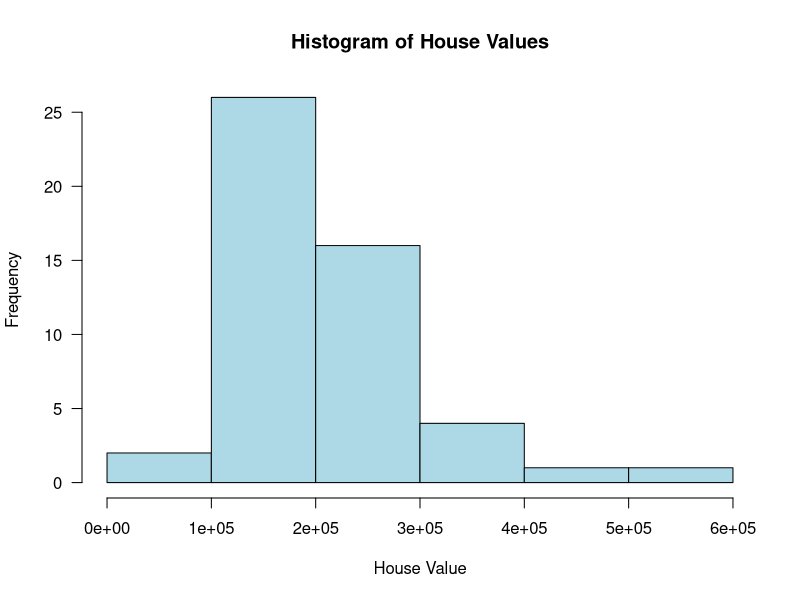

This chart was generated by the following R code:
## ---- chunk 1
library(readxl)
## ---- chunk 2
myData <- read_excel("../data/Ch2_Q36_Data_File.xlsx")
View(myData)
## ---- chunk 3
grouped <- cut(myData$x1,
    breaks = quantile(myData$x1, probs = c(0, 1/3, 2/3, 1)),
    labels = c(1, 2, 3),
    include.lowest = TRUE
)

sum(grouped == 1) # 11 is correct!
## ---- chunk 4
grouped <- cut(myData$x2,
    breaks = 3,
    labels = c(1, 2, 3),
    include.lowest = TRUE
)

sum(grouped == 2) # 13 is correct!
## ---- chunk 5
grouped <- cut(myData$x3,
               breaks = c(-Inf, 50000, 100000, Inf),
               labels = c(1, 2, 3),
               include.lowest = TRUE,
               right = FALSE)

sum(grouped == 1) # 8 is correct
## ---- chunk 6
myData <- read_excel("../data/Ch2_Q53_Data_File.xlsx")
View(myData)
## ---- chunk 7
myData$x1_score <- as.numeric(factor(myData$x1, levels = c("S", "M", "L")))

sum(myData$x1_score == 3) # 22 is correct
## ---- chunk 8
# Step 1: Find the frequency of each category
freq_table <- table(myData$x3)
freq_table

# Step 2: Identify the two least-frequent categories
least_frequent <- names(sort(freq_table)[1:2])
least_frequent

# Step 3: Create new variable with combined category
myData$x3_combined <- as.character(myData$x3)
myData$x3_combined[myData$x3_combined %in% least_frequent] <- "E"

# Step 4: Count observations in category E
sum(myData$x3_combined == "E") # 15 is correct
## ---- chunk 9
myData <- read_excel("../data/Ch4_Q7_Data_File.xlsx")
View(myData)
## ---- chunk 10
freq_table <- table(myData$Quality)
freq_table
## ---- chunk 11
myData <- read_excel("../data/Ch4_Q19_Data_File.xlsx")
View(myData)
## ---- chunk 12
# Create bins with specified intervals
myData$House_Value_bins <- cut(myData$House_Value,
                               breaks = c(0, 100000, 200000, 300000, 400000, 500000, 600000),
                               labels = c("0-100k", "100k-200k", "200k-300k", 
                                           "300k-400k", "400k-500k", "500k-600k"),
                               include.lowest = FALSE,
                               right = TRUE)

# Create frequency distribution
freq_dist <- table(myData$House_Value_bins)
freq_dist
## ---- chunk 13
# Create histogram with specified breaks
hist(myData$House_Value,
     breaks = seq(0, 600000, by = 100000),
     main = "Histogram of House Values",
     xlab = "House Value",
     ylab = "Frequency",
     col = "lightblue",
     border = "black",
     las = 1)
